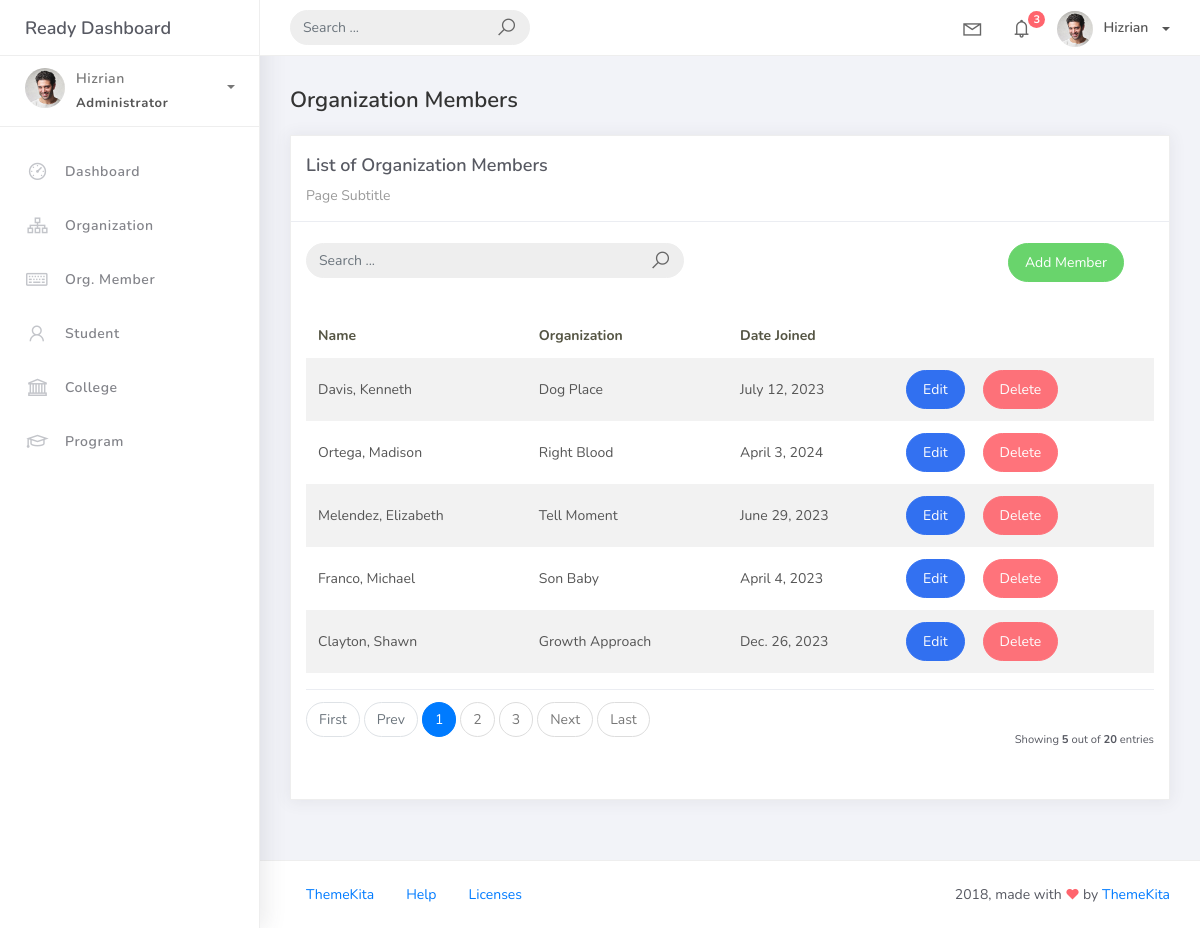
The page /orgmember_list on the database its author committed.
### studentorg/models.py (models this page shows)
class BaseModel(models.Model):
    created_at = models.DateTimeField(auto_now_add=True, db_index=True)
    updated_at = models.DateTimeField(auto_now=True)
    class Meta:
        abstract = True

class OrgMember(BaseModel):
    student = models.ForeignKey(Student, on_delete=models.CASCADE)
    organization = models.ForeignKey(Organization, on_delete=models.CASCADE)
    date_joined = models.DateField()

class Student(BaseModel):
    student_id = models.CharField(max_length=15)
    lastname = models.CharField(max_length=25)
    firstname = models.CharField(max_length=25)
    middlename = models.CharField(max_length=25, blank=True, null=True)
    program = models.ForeignKey(Program, on_delete=models.CASCADE)
    def __str__(self):
        return f"{self.lastname}, {self.firstname}"

class Organization(BaseModel):
    name = models.CharField(max_length=250)
    college = models.ForeignKey(College, null=True, blank=True, on_delete=models.CASCADE)
    description = models.CharField(max_length=500)
    def __str__(self):
        return self.name

### studentorg/views.py (the view)
# urls.py: path('orgmember_list', OrgMemberList.as_view(), name='orgmember-list'),
class OrgMemberList(ListView):
    model = OrgMember
    context_object_name = 'orgmember'
    template_name = 'org_member_list.html'
    paginate_by = 5

### templates/org_member_list.html (shortened to what this page needs)
{% extends 'base.html' %}
{% load static %}
{% block content %}
  <div class="content">
    <div class="container-fluid">
      <h4 class="page-title">Organization Members</h4>
      <div class="row">
        <div class="col-md-12">
          <div class="card">
            <div class="card-header">
              <div class="card-title">List of Organization Members</div>
              <div class="card-category">Page Subtitle</div>
            </div>
            <br />
                <div class="col-md-12 row">
                <div class="col-md-6">
                    <form class="navbar-left navbar-form nav-search mr-md-3" action="">
                    <div class="input-group">
                        <input type="text" placeholder="Search ..." class="form-control" />
                        <div class="input-group-append">
                        <span class="input-group-text">
                            <i class="la la-search search-icon"></i>
                        </span>
                        </div>
                    </div>
                    </form>
                </div>
                <div class="col-md-6">
                    <div class="pull-right">
                    <a href="{% url 'organization-add' %}" class="btn btn-success btn-rounded">Add Member</a>
                    </div>
                </div>
                </div>
            <div class="card-body">
              <table class="table table-striped mt-3">
                <thead>
                  <tr>
                    <th scope="col">Name</th>
                    <th scope="col">Organization</th>
                    <th scope="col">Date Joined</th>
                  </tr>
                </thead>
                <tbody>
                  {% for object in object_list %}
                    <tr>
                      <td>{{ object.student }}</td>
                      <td>{{ object.organization }}</td>
                      <td>{{ object.date_joined }}</td>
                      <td>
                        <a href="organization_list/{{ object.id }}" class="btn btn-primary btn-rounded">Edit</a>
                        <a href="organization_list/{{ object.id }}/delete" class="btn btn-danger btn-rounded">Delete</a>
                    </td>
                    </tr>
                    {% empty %}
                    <tr>
                      <td colspan="4" style="text-align: center">
                        <p class="text-sm font-weight-bold mb-0">No Records Found</p>
                      </td>
                    </tr>
                  {% endfor %}
                </tbody>
              </table>
              {% include 'includes/pagination.html' %}
            </div>
          </div>
        </div>
      </div>
    </div>
  </div>
{% endblock %}

### rows shown on the page
OrgMember: student "Davis, Kenneth", organization "Dog Place", date_joined "July 12, 2023"
OrgMember: student "Ortega, Madison", organization "Right Blood", date_joined "April 3, 2024"
OrgMember: student "Melendez, Elizabeth", organization "Tell Moment", date_joined "June 29, 2023"
OrgMember: student "Franco, Michael", organization "Son Baby", date_joined "April 4, 2023"
OrgMember: student "Clayton, Shawn", organization "Growth Approach", date_joined "Dec. 26, 2023"

### other values the page prints
{{ page_num }} "1"
{{ page_num }} "2" "3"
{{ object_list.count }} "5"
{{ paginator.count }} "20"
